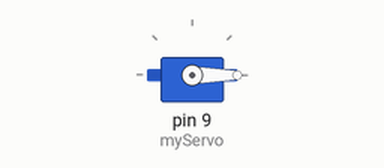
Simulated run of this sketch. Board: Arduino Uno, built with avr-gcc and run on an emulated ATmega328P. On the bench: servo.

Above: at 0.05 s.
At 8.0 s:
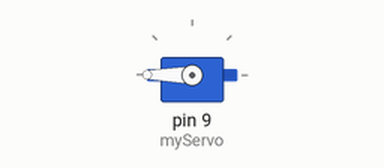
Timing chart, 0 to 10.4 s (numbered marks = the images above):
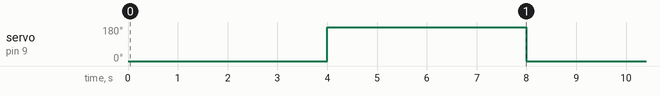

Measured:
- by itself, servo on pin 9 (myServo): alternates 180° for 4.0 s and 0° for 4.0 s

The sketch:

standard_servo.ino
```cpp
#include <Servo.h> //include the Servo library
Servo myServo; //create a Servo object to control the Servo
int delayTime = 4000; //delay period, in milliseconds

void setup(){
  myServo.attach(9); //Servo is connected to pin 9(~PWM)
}

void loop(){
  myServo.write(0); //Rotate servo to position 0
  delay(delayTime); //Wait delay as assigned above
  myServo.write(180); //Rotate servo to position 180
  delay(delayTime); //Wait again!
}
```
